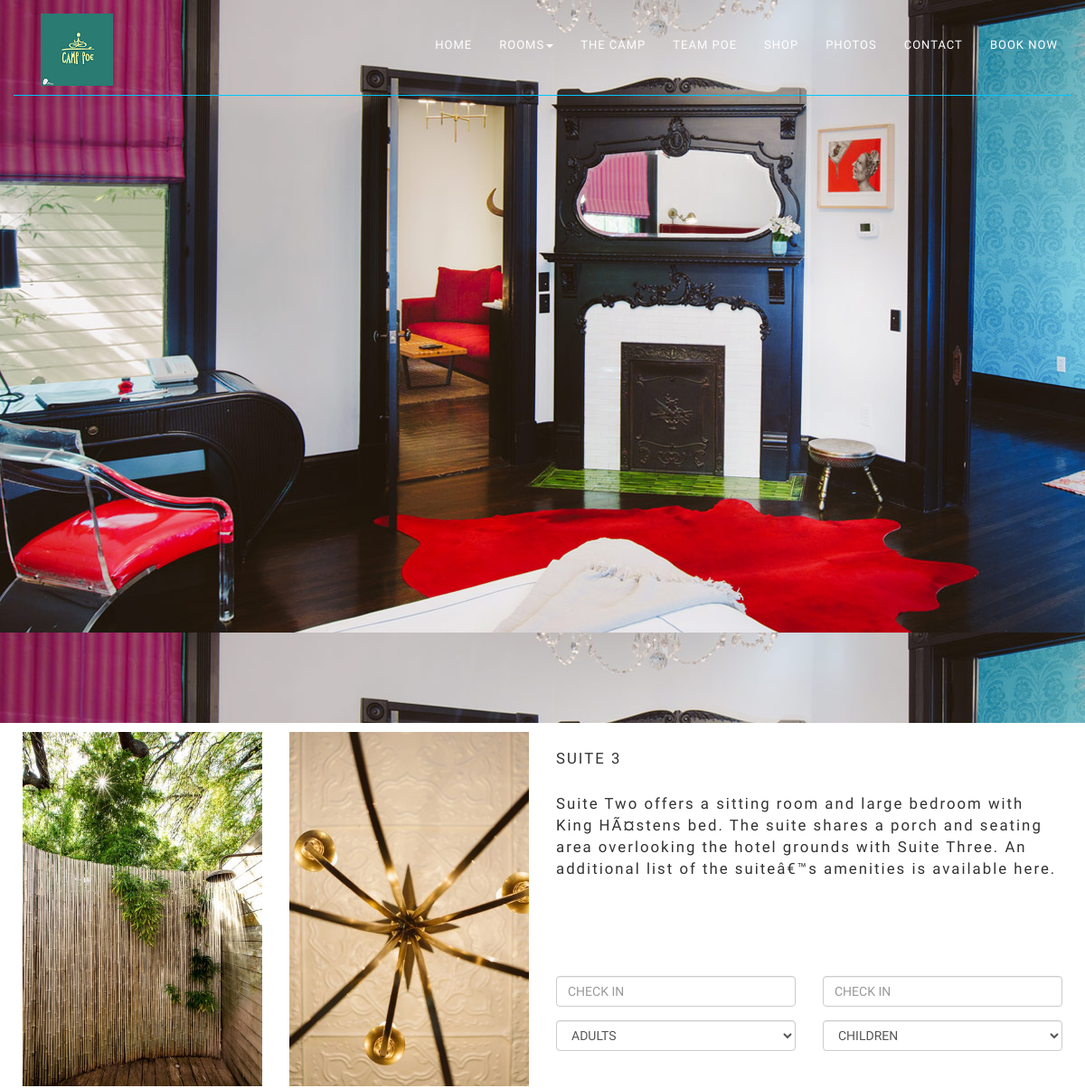
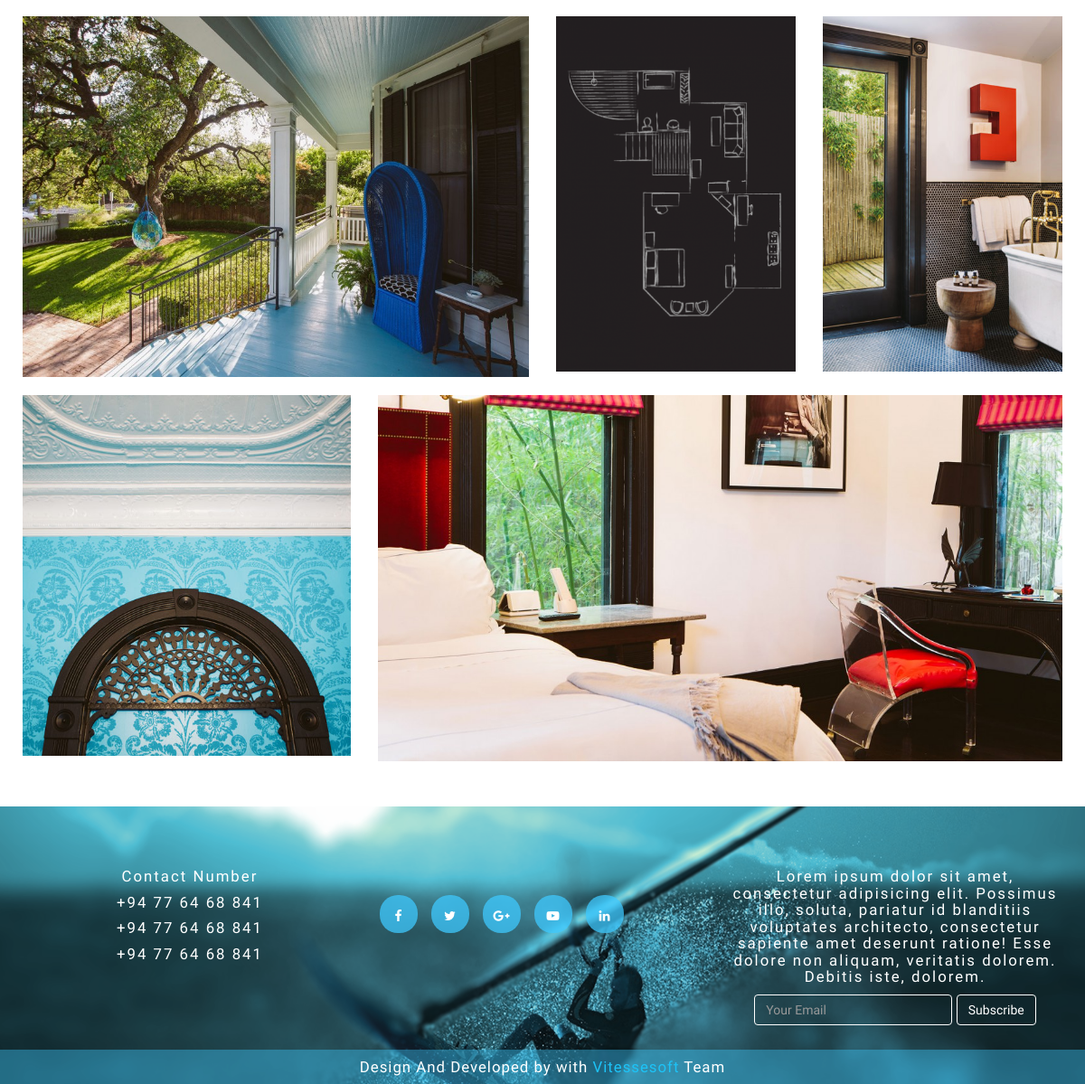
The app's page /index.php/room/room_one with its own data (2 pictures, top to bottom).
### tables this page shows
CREATE TABLE IF NOT EXISTS `room_img_urls` (
  `ril_id` int(11) NOT NULL AUTO_INCREMENT,
  `rm_id` int(11) NOT NULL,
  `ril_img_url` varchar(500) NOT NULL,
  `style_col` varchar(11) NOT NULL,
  PRIMARY KEY (`ril_id`,`rm_id`)
);

CREATE TABLE IF NOT EXISTS `rooms` (
  `rm_id` int(11) NOT NULL AUTO_INCREMENT,
  `rm_name` varchar(200) NOT NULL,
  `rm_comments` varchar(1000) NOT NULL,
  `rm_cover_img` varchar(500) NOT NULL,
  `rm_available` int(2) NOT NULL,
  `rm_title` varchar(400) NOT NULL,
  `rm_detail` varchar(1000) NOT NULL,
  `rm_amount` double(5,2) NOT NULL,
  PRIMARY KEY (`rm_id`)
);

### application/controllers/Room.php (called while the page is built, shortened)
<?php
class Room extends CI_Controller {
    public function room_one() {
        $room['images'] = $this->imagemodel->getRoomImages("1");
        $room['details'] = $this->imagemodel->getRoomDetails("1");
        $this->load->view('room_one', $room);
    }
}

### index.php (called while the page is built, shortened)
<?php
require_once BASEPATH.'core/CodeIgniter.php';

### application/models/imagemodel.php (called while the page is built, shortened)
<?php
class imagemodel extends CI_Model {
    function getRoomImages($roomId) {
        $query = $this->db->get_where('room_img_urls', array('rm_id' => $roomId));
        if ($query->num_rows() > 0) {
            return $query->result();
        }
    }
    function getRoomDetails($roomId) {
        $query = $this->db->get_where('rooms', array('rm_id' => $roomId));
        if ($query->num_rows() > 0) {
            return $query->result();
        }
    }
}
?>

### application/views/room_one.php (the view, shortened to what this page needs)
?><!DOCTYPE html>
<html class="no-js">
    <head>
        <?php include_once './resoures/imports/baseimports.php'; ?>
    </head>
    <body id="body">
        <?php include_once './resoures/imports/temp_header.php'; ?>
        <div id="room_one">
            <div class="room_baner fullheight">
            </div>
            <div id="room_one_first">
                <div class="container-fluid">
                    <div class="row">
                        <div class="col-sm-3">
                            <div class="first-img">
                                <?php
                                if (!empty($images)) {
                                    foreach ($images as $room_imgs) {
                                        if ($room_imgs->style_col == "3A") {
                                            echo "<img  class='img-rounded' src='" . base_url() . $room_imgs->ril_img_url . "' alt=''>";
                                        }
                                    }
                                }
                                ?>
                            </div>
                        </div>
                        <div class="col-sm-3">
                            <div class="second-img">
                                <?php
                                if (!empty($images)) {
                                    foreach ($images as $room_imgs) {
                                        if ($room_imgs->style_col == "3B") {
                                            echo "<img  class='img-rounded' src='" . base_url() . $room_imgs->ril_img_url . "' alt=''>";
                                        }
                                    }
                                }
                                ?>
                            </div>
                        </div>
                        <div class="col-sm-6">
                            <div class="room-info">
                                <?php
                                if (!empty($details)) {
                                    foreach ($details as $room_details) {
                                        echo"<h3>" . $room_details->rm_name . "</h3><br>";
                                        echo "<p>" . $room_details->rm_detail . "</p>";
                                    }
                                }
                                ?>
                            </div><br>
                            <div class="row">
                                <form action="">
                                    <div class="col-sm-6">
                                        <div class="form-group">
                                            <input type="text" class="form-control" id="datepicker_1" placeholder="CHECK IN">
                                        </div>
                                        <select class="form-control">
                                            <option value="0">ADULTS</option>
                                        </select>
                                    </div>
                                    <div class="col-sm-6">
                                        <div class="form-group">
                                            <input type="text" class="form-control" id="datepicker_2" placeholder="CHECK IN">
                                        </div>
                                        <select class="form-control">
                                            <option value="0"> CHILDREN</option>
                                        </select>
                                    </div>
                                </form>
                            </div>
                        </div>
                    </div>
                </div>
            </div>
            <div id="room_one_second">
                <div class="container-fluid">
                    <div class="row">
                        <div class="col-sm-6">
                            <div class="first-thrd">
                                <?php
                                if (!empty($images)) {
                                    foreach ($images as $room_imgs) {
                                        if ($room_imgs->style_col == "6C") {
                                            echo "<img  class='img-rounded' src='" . base_url() . $room_imgs->ril_img_url . "' alt=''>";
                                        }
                                    }
                                }
                                ?>
                            </div>
                        </div>
                        <div class="col-sm-3">
                            <div class="first-fourth">
                                <?php
                                if (!empty($images)) {
                                    foreach ($images as $room_imgs) {
                                        if ($room_imgs->style_col == "3D") {
                                            echo "<img  class='img-rounded' src='" . base_url() . $room_imgs->ril_img_url . "' alt=''>";
                                        }
                                    }
                                }
                                ?>
                            </div>
                        </div>
                        <div class="col-sm-3">
                            <div class="first-fifth">
                                <?php
                                if (!empty($images)) {
                                    foreach ($images as $room_imgs) {
                                        if ($room_imgs->style_col == "3E") {
                                            echo "<img  class='img-rounded' src='" . base_url() . $room_imgs->ril_img_url . "' alt=''>";
                                        }
                                    }
                                }
                                ?>
                            </div>
                        </div>
                    </div>
                </div>
            </div>
            <div id="room_one_thrd">
                <div class="container-fluid">
                    <div class="row">
                        <div class="col-sm-4">
                            <div class="first-six">
                                <?php
                                if (!empty($images)) {
                                    foreach ($images as $room_imgs) {
                                        if ($room_imgs->style_col == "4F") {
                                            echo "<img  class='img-rounded' src='" . base_url() . $room_imgs->ril_img_url . "' alt=''>";
                                        }
                                    }
                                }
                                ?>
                            </div>
                        </div>
                        <div class="col-sm-8">
                            <div class="first-six">
                                <?php
                                if (!empty($images)) {
                                    foreach ($images as $room_imgs) {
                                        if ($room_imgs->style_col == "8G") {
                                            echo "<img  class='img-rounded' src='" . base_url() . $room_imgs->ril_img_url . "' alt=''>";
                                        }
                                    }
                                }
                                ?>
                            </div>
                        </div>
                    </div>
                </div>
            </div>
        </div>
        <?php include_once './resoures/imports/footer.php'; ?>
    </body>
</html>

### records on screen
room_img_urls: ril_img_url (picture)
room_img_urls: ril_img_url (picture)
rooms: rm_name "SUITE 3", rm_detail "Suite Two offers a sitting room and large bedroom with King HÃ¤stens bed. The suite shares a porch and seating area overlooking the hotel grounds with Suite Three. An additional list of the suiteâ€™s amenities is available here."
room_img_urls: ril_img_url (picture)
room_img_urls: ril_img_url (picture)
room_img_urls: ril_img_url (picture)
room_img_urls: ril_img_url (picture)
room_img_urls: ril_img_url (picture)
